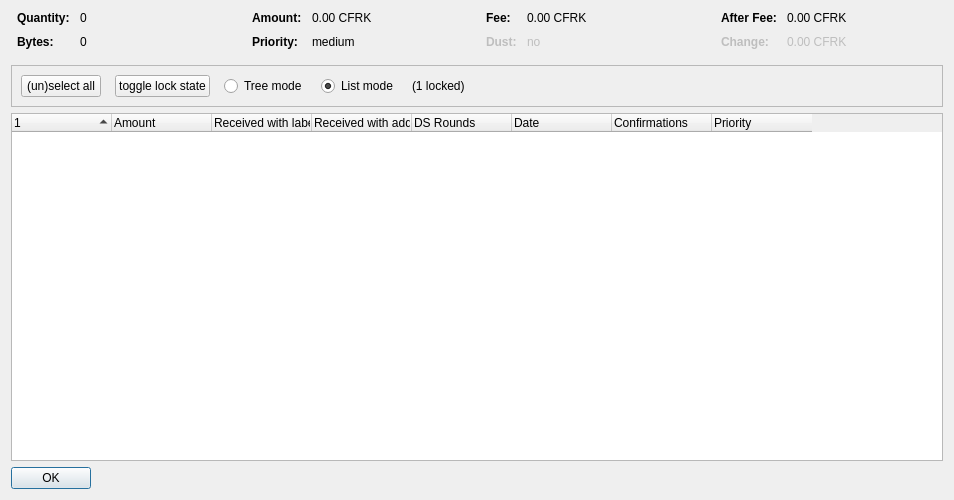
<?xml version="1.0" encoding="UTF-8"?>
<ui version="4.0">
 <class>CoinControlDialog</class>
 <widget class="QDialog" name="CoinControlDialog">
  <property name="geometry">
   <rect>
    <x>0</x>
    <y>0</y>
    <width>954</width>
    <height>500</height>
   </rect>
  </property>
  <property name="windowTitle">
   <string>Coin Selection</string>
  </property>
  <layout class="QVBoxLayout" name="verticalLayout">
   <item>
    <layout class="QHBoxLayout" name="horizontalLayoutTop" stretch="0,0,0,0">
     <property name="topMargin">
      <number>0</number>
     </property>
     <property name="bottomMargin">
      <number>10</number>
     </property>
     <item>
      <layout class="QFormLayout" name="formLayoutCoinControl1">
       <property name="horizontalSpacing">
        <number>10</number>
       </property>
       <property name="verticalSpacing">
        <number>10</number>
       </property>
       <property name="leftMargin">
        <number>6</number>
       </property>
       <property name="rightMargin">
        <number>6</number>
       </property>
       <item row="0" column="0">
        <widget class="QLabel" name="labelCoinControlQuantityText">
         <property name="font">
          <font>
           <weight>75</weight>
           <bold>true</bold>
          </font>
         </property>
         <property name="text">
          <string>Quantity:</string>
         </property>
        </widget>
       </item>
       <item row="0" column="1">
        <widget class="QLabel" name="labelCoinControlQuantity">
         <property name="cursor">
          <cursorShape>IBeamCursor</cursorShape>
         </property>
         <property name="contextMenuPolicy">
          <enum>Qt::ActionsContextMenu</enum>
         </property>
         <property name="text">
          <string notr="true">0</string>
         </property>
         <property name="textInteractionFlags">
          <set>Qt::LinksAccessibleByMouse|Qt::TextSelectableByKeyboard|Qt::TextSelectableByMouse</set>
         </property>
        </widget>
       </item>
       <item row="1" column="0">
        <widget class="QLabel" name="labelCoinControlBytesText">
         <property name="font">
          <font>
           <weight>75</weight>
           <bold>true</bold>
          </font>
         </property>
         <property name="text">
          <string>Bytes:</string>
         </property>
        </widget>
       </item>
       <item row="1" column="1">
        <widget class="QLabel" name="labelCoinControlBytes">
         <property name="cursor">
          <cursorShape>IBeamCursor</cursorShape>
         </property>
         <property name="contextMenuPolicy">
          <enum>Qt::ActionsContextMenu</enum>
         </property>
         <property name="text">
          <string notr="true">0</string>
         </property>
         <property name="textInteractionFlags">
          <set>Qt::LinksAccessibleByMouse|Qt::TextSelectableByKeyboard|Qt::TextSelectableByMouse</set>
         </property>
        </widget>
       </item>
      </layout>
     </item>
     <item>
      <layout class="QFormLayout" name="formLayoutCoinControl2">
       <property name="horizontalSpacing">
        <number>10</number>
       </property>
       <property name="verticalSpacing">
        <number>10</number>
       </property>
       <property name="leftMargin">
        <number>6</number>
       </property>
       <property name="rightMargin">
        <number>6</number>
       </property>
       <item row="0" column="0">
        <widget class="QLabel" name="labelCoinControlAmountText">
         <property name="font">
          <font>
           <weight>75</weight>
           <bold>true</bold>
          </font>
         </property>
         <property name="text">
          <string>Amount:</string>
         </property>
        </widget>
       </item>
       <item row="0" column="1">
        <widget class="QLabel" name="labelCoinControlAmount">
         <property name="cursor">
          <cursorShape>IBeamCursor</cursorShape>
         </property>
         <property name="contextMenuPolicy">
          <enum>Qt::ActionsContextMenu</enum>
         </property>
         <property name="text">
          <string notr="true">0.00 CFRK</string>
         </property>
         <property name="textInteractionFlags">
          <set>Qt::LinksAccessibleByMouse|Qt::TextSelectableByKeyboard|Qt::TextSelectableByMouse</set>
         </property>
        </widget>
       </item>
       <item row="1" column="0">
        <widget class="QLabel" name="labelCoinControlPriorityText">
         <property name="font">
          <font>
           <weight>75</weight>
           <bold>true</bold>
          </font>
         </property>
         <property name="text">
          <string>Priority:</string>
         </property>
        </widget>
       </item>
       <item row="1" column="1">
        <widget class="QLabel" name="labelCoinControlPriority">
         <property name="cursor">
          <cursorShape>IBeamCursor</cursorShape>
         </property>
         <property name="contextMenuPolicy">
          <enum>Qt::ActionsContextMenu</enum>
         </property>
         <property name="text">
          <string>medium</string>
         </property>
         <property name="textInteractionFlags">
          <set>Qt::LinksAccessibleByMouse|Qt::TextSelectableByKeyboard|Qt::TextSelectableByMouse</set>
         </property>
        </widget>
       </item>
      </layout>
     </item>
     <item>
      <layout class="QFormLayout" name="formLayoutCoinControl3">
       <property name="horizontalSpacing">
        <number>10</number>
       </property>
       <property name="verticalSpacing">
        <number>10</number>
       </property>
       <property name="leftMargin">
        <number>6</number>
       </property>
       <property name="rightMargin">
        <number>6</number>
       </property>
       <item row="0" column="0">
        <widget class="QLabel" name="labelCoinControlFeeText">
         <property name="font">
          <font>
           <weight>75</weight>
           <bold>true</bold>
          </font>
         </property>
         <property name="text">
          <string>Fee:</string>
         </property>
        </widget>
       </item>
       <item row="0" column="1">
        <widget class="QLabel" name="labelCoinControlFee">
         <property name="cursor">
          <cursorShape>IBeamCursor</cursorShape>
         </property>
         <property name="contextMenuPolicy">
          <enum>Qt::ActionsContextMenu</enum>
         </property>
         <property name="text">
          <string notr="true">0.00 CFRK</string>
         </property>
         <property name="textInteractionFlags">
          <set>Qt::LinksAccessibleByMouse|Qt::TextSelectableByKeyboard|Qt::TextSelectableByMouse</set>
         </property>
        </widget>
       </item>
       <item row="1" column="0">
        <widget class="QLabel" name="labelCoinControlLowOutputText">
         <property name="enabled">
          <bool>false</bool>
         </property>
         <property name="font">
          <font>
           <weight>75</weight>
           <bold>true</bold>
          </font>
         </property>
         <property name="text">
          <string>Dust:</string>
         </property>
        </widget>
       </item>
       <item row="1" column="1">
        <widget class="QLabel" name="labelCoinControlLowOutput">
         <property name="enabled">
          <bool>false</bool>
         </property>
         <property name="cursor">
          <cursorShape>IBeamCursor</cursorShape>
         </property>
         <property name="contextMenuPolicy">
          <enum>Qt::ActionsContextMenu</enum>
         </property>
         <property name="text">
          <string>no</string>
         </property>
         <property name="textInteractionFlags">
          <set>Qt::LinksAccessibleByMouse|Qt::TextSelectableByKeyboard|Qt::TextSelectableByMouse</set>
         </property>
        </widget>
       </item>
      </layout>
     </item>
     <item>
      <layout class="QFormLayout" name="formLayoutCoinControl4">
       <property name="horizontalSpacing">
        <number>10</number>
       </property>
       <property name="verticalSpacing">
        <number>10</number>
       </property>
       <property name="leftMargin">
        <number>6</number>
       </property>
       <property name="rightMargin">
        <number>6</number>
       </property>
       <item row="0" column="0">
        <widget class="QLabel" name="labelCoinControlAfterFeeText">
         <property name="font">
          <font>
           <weight>75</weight>
           <bold>true</bold>
          </font>
         </property>
         <property name="text">
          <string>After Fee:</string>
         </property>
        </widget>
       </item>
       <item row="0" column="1">
        <widget class="QLabel" name="labelCoinControlAfterFee">
         <property name="cursor">
          <cursorShape>IBeamCursor</cursorShape>
         </property>
         <property name="contextMenuPolicy">
          <enum>Qt::ActionsContextMenu</enum>
         </property>
         <property name="text">
          <string notr="true">0.00 CFRK</string>
         </property>
         <property name="textInteractionFlags">
          <set>Qt::LinksAccessibleByMouse|Qt::TextSelectableByKeyboard|Qt::TextSelectableByMouse</set>
         </property>
        </widget>
       </item>
       <item row="1" column="0">
        <widget class="QLabel" name="labelCoinControlChangeText">
         <property name="enabled">
          <bool>false</bool>
         </property>
         <property name="font">
          <font>
           <weight>75</weight>
           <bold>true</bold>
          </font>
         </property>
         <property name="text">
          <string>Change:</string>
         </property>
        </widget>
       </item>
       <item row="1" column="1">
        <widget class="QLabel" name="labelCoinControlChange">
         <property name="enabled">
          <bool>false</bool>
         </property>
         <property name="cursor">
          <cursorShape>IBeamCursor</cursorShape>
         </property>
         <property name="contextMenuPolicy">
          <enum>Qt::ActionsContextMenu</enum>
         </property>
         <property name="text">
          <string notr="true">0.00 CFRK</string>
         </property>
         <property name="textInteractionFlags">
          <set>Qt::LinksAccessibleByMouse|Qt::TextSelectableByKeyboard|Qt::TextSelectableByMouse</set>
         </property>
        </widget>
       </item>
      </layout>
     </item>
    </layout>
   </item>
   <item>
    <widget class="QFrame" name="frame">
     <property name="minimumSize">
      <size>
       <width>0</width>
       <height>40</height>
      </size>
     </property>
     <property name="frameShape">
      <enum>QFrame::StyledPanel</enum>
     </property>
     <property name="frameShadow">
      <enum>QFrame::Sunken</enum>
     </property>
     <layout class="QHBoxLayout" name="horizontalLayout">
      <item>
       <layout class="QHBoxLayout" name="horizontalLayoutPanel" stretch="0,0,0,0,0,0">
        <property name="spacing">
         <number>14</number>
        </property>
        <item>
         <widget class="QPushButton" name="pushButtonSelectAll">
          <property name="sizePolicy">
           <sizepolicy hsizetype="Maximum" vsizetype="Fixed">
            <horstretch>0</horstretch>
            <verstretch>0</verstretch>
           </sizepolicy>
          </property>
          <property name="text">
           <string>(un)select all</string>
          </property>
          <property name="autoDefault">
           <bool>false</bool>
          </property>
         </widget>
        </item>
        <item>
         <widget class="QPushButton" name="pushButtonToggleLock">
          <property name="sizePolicy">
           <sizepolicy hsizetype="Maximum" vsizetype="Fixed">
            <horstretch>0</horstretch>
            <verstretch>0</verstretch>
           </sizepolicy>
          </property>
          <property name="text">
           <string>toggle lock state</string>
          </property>
          <property name="autoDefault">
           <bool>false</bool>
          </property>
         </widget>
        </item>
        <item>
         <widget class="QRadioButton" name="radioTreeMode">
          <property name="sizePolicy">
           <sizepolicy hsizetype="Maximum" vsizetype="Fixed">
            <horstretch>0</horstretch>
            <verstretch>0</verstretch>
           </sizepolicy>
          </property>
          <property name="text">
           <string>Tree mode</string>
          </property>
         </widget>
        </item>
        <item>
         <widget class="QRadioButton" name="radioListMode">
          <property name="sizePolicy">
           <sizepolicy hsizetype="Maximum" vsizetype="Fixed">
            <horstretch>0</horstretch>
            <verstretch>0</verstretch>
           </sizepolicy>
          </property>
          <property name="text">
           <string>List mode</string>
          </property>
          <property name="checked">
           <bool>true</bool>
          </property>
         </widget>
        </item>
        <item>
         <widget class="QLabel" name="labelLocked">
          <property name="text">
           <string>(1 locked)</string>
          </property>
         </widget>
        </item>
        <item>
         <spacer name="horizontalSpacer">
          <property name="orientation">
           <enum>Qt::Horizontal</enum>
          </property>
          <property name="sizeHint" stdset="0">
           <size>
            <width>40</width>
            <height>20</height>
           </size>
          </property>
         </spacer>
        </item>
       </layout>
      </item>
     </layout>
    </widget>
   </item>
   <item>
    <widget class="CoinControlTreeWidget" name="treeWidget">
     <property name="contextMenuPolicy">
      <enum>Qt::CustomContextMenu</enum>
     </property>
     <property name="sortingEnabled">
      <bool>false</bool>
     </property>
     <property name="columnCount">
      <number>8</number>
     </property>
     <attribute name="headerShowSortIndicator" stdset="0">
      <bool>true</bool>
     </attribute>
     <attribute name="headerStretchLastSection">
      <bool>false</bool>
     </attribute>
     <column>
      <property name="text">
       <string/>
      </property>
     </column>
     <column>
      <property name="text">
       <string>Amount</string>
      </property>
     </column>
     <column>
      <property name="text">
       <string>Received with label</string>
      </property>
     </column>
     <column>
      <property name="text">
       <string>Received with address</string>
      </property>
     </column>
     <column>
      <property name="text">
       <string>DS Rounds</string>
      </property>
     </column>
     <column>
      <property name="text">
       <string>Date</string>
      </property>
     </column>
     <column>
      <property name="text">
       <string>Confirmations</string>
      </property>
      <property name="toolTip">
       <string>Confirmed</string>
      </property>
     </column>
     <column>
      <property name="text">
       <string>Priority</string>
      </property>
     </column>
    </widget>
   </item>
   <item>
    <widget class="QDialogButtonBox" name="buttonBox">
     <property name="sizePolicy">
      <sizepolicy hsizetype="Maximum" vsizetype="Fixed">
       <horstretch>0</horstretch>
       <verstretch>0</verstretch>
      </sizepolicy>
     </property>
     <property name="orientation">
      <enum>Qt::Horizontal</enum>
     </property>
     <property name="standardButtons">
      <set>QDialogButtonBox::Ok</set>
     </property>
    </widget>
   </item>
  </layout>
 </widget>
 <customwidgets>
  <customwidget>
   <class>CoinControlTreeWidget</class>
   <extends>QTreeWidget</extends>
   <header>coincontroltreewidget.h</header>
  </customwidget>
 </customwidgets>
 <resources/>
 <connections/>
</ui>
